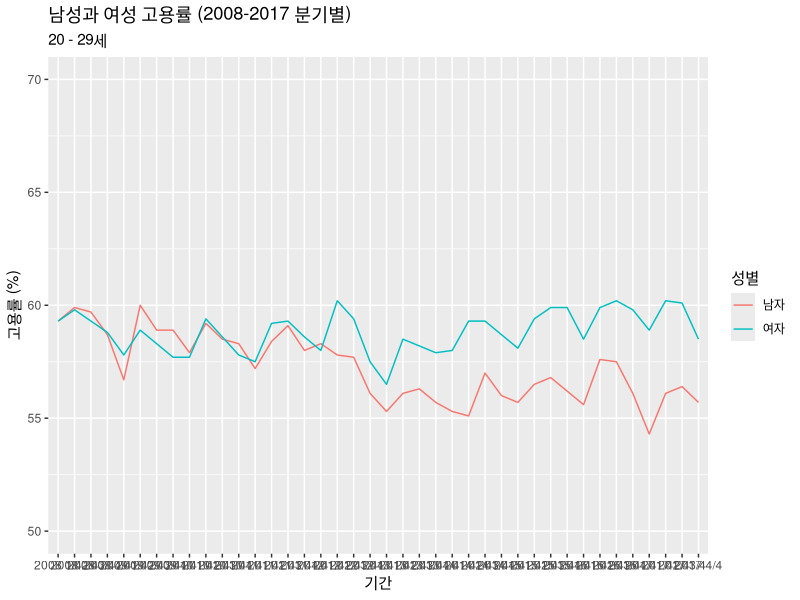
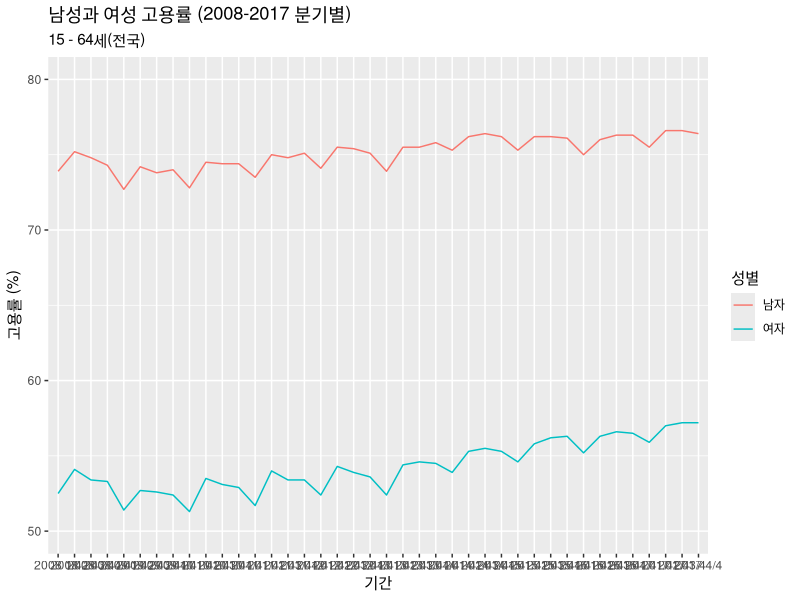

Source code (R) for these figures, in order:
library(tidyverse)
library(readxl)

national_ec <- read_excel("population/economic_national.xlsx") 

national_ec <- national_ec %>% .[-1,] %>% 
  gather(season, value, `2008 1/4`: `2017 4/4`)

ec_summarise_15_64 <- national_ec %>% 
  mutate(value = parse_double(value)) %>% 
  filter(연령계층별 == "15 - 64세") %>% 
  group_by(season, 성별) %>% 
  summarise(value = mean(value))

ec_summarise <- national_ec %>% 
  mutate(value = parse_double(value)) %>% 
  filter(연령계층별 == "20 - 29세") %>% 
  group_by(season, 성별) %>% 
  summarise(value = mean(value))

ggplot(ec_summarise) +
  geom_line(aes(season, value, color = 성별, group = 성별)) +
  scale_y_continuous(limits = c(50, 70)) +
  labs(title = "남성과 여성 고용률 (2008-2017 분기별)", subtitle = "20 - 29세", x = "기간", y = "고용률 (%)")


ggplot(ec_summarise_15_64) +
  geom_line(aes(season, value, color = 성별, group = 성별)) +
  scale_y_continuous(limits = c(50, 80)) +
  labs(title = "남성과 여성 고용률 (2008-2017 분기별)", subtitle = "15 - 64세(전국)", x = "기간", y = "고용률 (%)")
